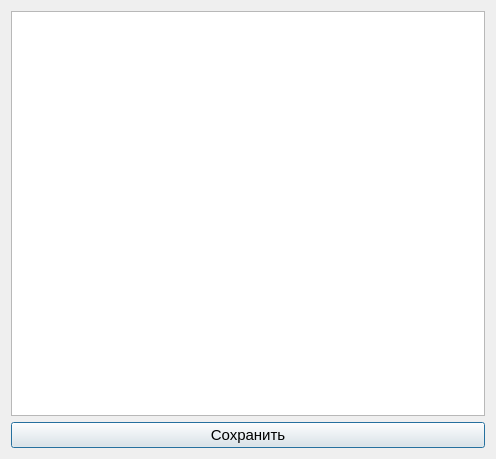
<?xml version="1.0" encoding="UTF-8"?>
<ui version="4.0">
 <class>MakeNoteWindow</class>
 <widget class="QDialog" name="MakeNoteWindow">
  <property name="geometry">
   <rect>
    <x>0</x>
    <y>0</y>
    <width>496</width>
    <height>459</height>
   </rect>
  </property>
  <property name="font">
   <font>
    <pointsize>11</pointsize>
   </font>
  </property>
  <property name="windowTitle">
   <string>Заметка</string>
  </property>
  <layout class="QGridLayout" name="gridLayout">
   <item row="0" column="0">
    <widget class="QPlainTextEdit" name="data"/>
   </item>
   <item row="1" column="0">
    <widget class="QPushButton" name="saveButton">
     <property name="toolTip">
      <string>Сохранить заметку</string>
     </property>
     <property name="text">
      <string>Сохранить</string>
     </property>
     <property name="shortcut">
      <string>Return</string>
     </property>
    </widget>
   </item>
  </layout>
 </widget>
 <resources/>
 <connections/>
</ui>
